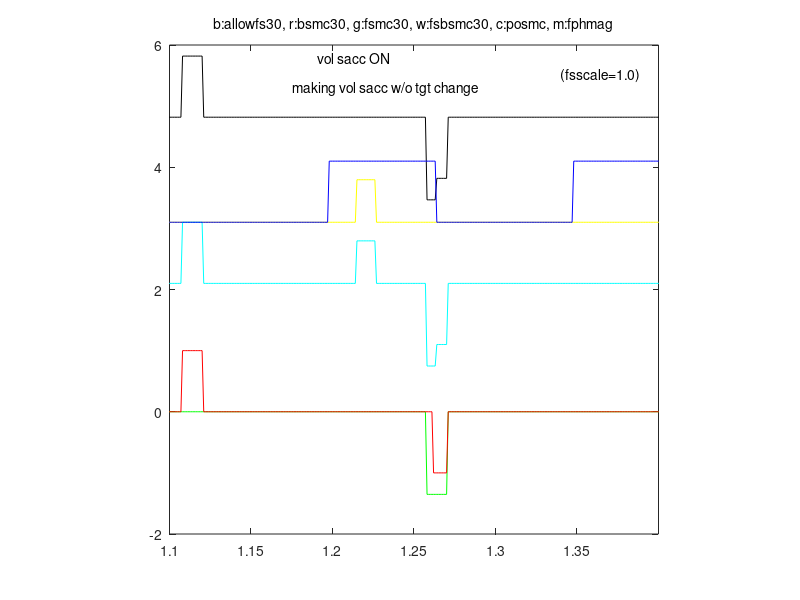

This chart was generated by the following MATLAB code:
function fig = which_is_made3()
% This is the machine-generated representation of a Handle Graphics object
% and its children.  Note that handle values may change when these objects
% are re-created. This may cause problems with any callbacks written to
% depend on the value of the handle at the time the object was saved.
%
% To reopen this object, just type the name of the M-file at the MATLAB
% prompt. The M-file and its associated MAT-file must be on your path.

load which_is_made3

h0 = figure('Position',[116 90 560 420], ...
	'Tag','hotWind');
h1 = axes('Parent',h0, ...
	'Box','on', ...
	'CameraUpVector',[0 1 0], ...
	'ColorOrder',mat0, ...
	'NextPlot','add', ...
	'XLim',[1.1 1.4], ...
	'XLimMode','manual', ...
	'YLim',[-2 6], ...
	'YLimMode','manual', ...
	'ZLim',[-1 1], ...
	'ZLimMode','manual', ...
	'DefaulttextUnits','data');
h2 = line('Parent',h1, ...
	'Color',[0 1 0], ...
	'XData',mat1, ...
	'YData',mat2);
h2 = line('Parent',h1, ...
	'Color',[1 0 0], ...
	'XData',mat3, ...
	'YData',mat4);
h2 = line('Parent',h1, ...
	'XData',mat5, ...
	'YData',mat6);
h2 = text('Parent',h1, ...
	'HandleVisibility','off', ...
	'HorizontalAlignment','center', ...
	'Position',mat7, ...
	'VerticalAlignment','cap');
set(get(h2,'Parent'),'XLabel',h2);
h2 = text('Parent',h1, ...
	'HandleVisibility','off', ...
	'HorizontalAlignment','center', ...
	'Position',mat8, ...
	'Rotation',90, ...
	'VerticalAlignment','baseline');
set(get(h2,'Parent'),'YLabel',h2);
h2 = text('Parent',h1, ...
	'HandleVisibility','off', ...
	'HorizontalAlignment','right', ...
	'Position',mat9, ...
	'Visible','off');
set(get(h2,'Parent'),'ZLabel',h2);
h2 = text('Parent',h1, ...
	'HandleVisibility','off', ...
	'HorizontalAlignment','center', ...
	'Position',mat10, ...
	'String','b:allowfs30, r:bsmc30, g:fsmc30, w:fsbsmc30, c:posmc, m:fphmag', ...
	'VerticalAlignment','bottom');
set(get(h2,'Parent'),'Title',h2);
h2 = line('Parent',h1, ...
	'Color',[1 1 0], ...
	'XData',mat11, ...
	'YData',mat12);
h2 = line('Parent',h1, ...
	'Color',[0 1 1], ...
	'XData',mat13, ...
	'YData',mat14);
h2 = line('Parent',h1, ...
	'Color',[0 0 1], ...
	'XData',mat15, ...
	'YData',mat16);
h2 = text('Parent',h1, ...
	'Position',mat17, ...
	'String','(fsscale=1.0)', ...
	'VerticalAlignment','baseline');
h2 = text('Parent',h1, ...
	'Position',[1.175345622119816 5.228070175438595 0], ...
	'String','making vol sacc w/o tgt change', ...
	'VerticalAlignment','baseline');
h2 = text('Parent',h1, ...
	'Position',[1.190552995391705 5.695906432748538 0], ...
	'String','vol sacc ON', ...
	'VerticalAlignment','baseline');
if nargout > 0, fig = h0; end
